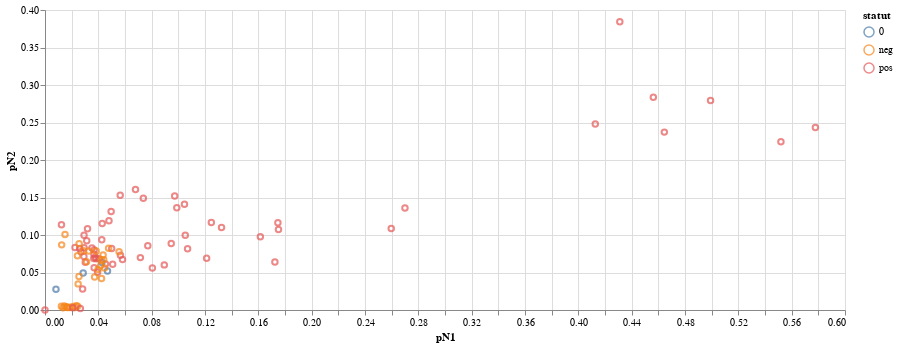

The notebook cell saved with this chart:
### Code cell
alt.Chart(all_df[all_df.pool.str.contains(r"191")]).mark_point().encode(
    x="pN1",
    y="pN2",
    color="statut",
    tooltip="comment").properties(width=800, height=300)
